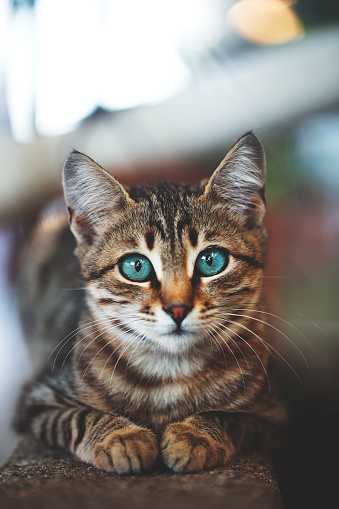
#> input picture cat.jpg, 339 x 509 px
$ python read03.py
#> lines starting #> are read from the running program, lines starting #| are printed output that depends on the picture
import cv2 as cv
#resizing and cropping of an image
img = cv.imread('cat.jpg')
#> img is the input picture: shape (509, 339, 3); mean B, G, R 123.8, 129.2, 134.8
print(img.shape)
#| (509, 339, 3)

imgResize = cv.resize(img,(200,300))
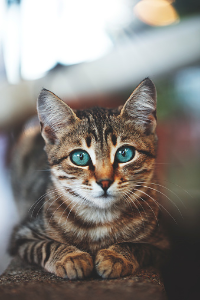
#> imgResize: shape (300, 200, 3); mean B, G, R 123.7, 129.1, 134.7
print(imgResize.shape)
#| (300, 200, 3)

imgCrop = img[0:500,100:300]
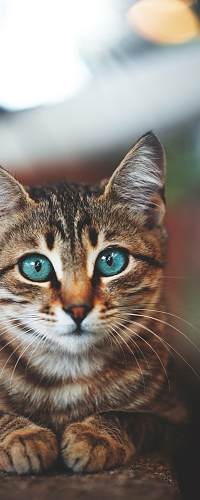
#> imgCrop: shape (500, 200, 3); mean B, G, R 120.3, 128.6, 137.8

cv.imshow('img',img)
cv.imshow('cat_resized',imgResize)
cv.imshow('cropped',imgCrop)
cv.waitKey(0)

$ run again, with car.jpg copied over cat.jpg
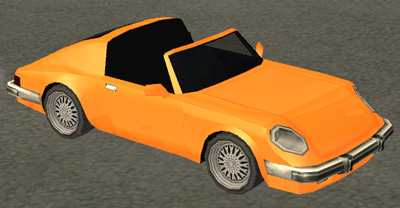
#> input picture car.jpg, 400 x 208 px
#> img is the input picture: shape (208, 400, 3); mean B, G, R 64.3, 103.5, 135.3
#| (208, 400, 3)
#> `imgResize = cv.resize(img,(200,300))`:
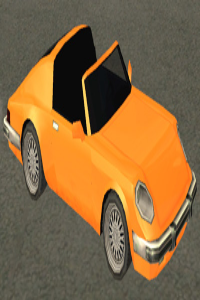
#> imgResize: shape (300, 200, 3); mean B, G, R 64.2, 103.3, 135.2
#| (300, 200, 3)
#> `imgCrop = img[0:500,100:300]`:
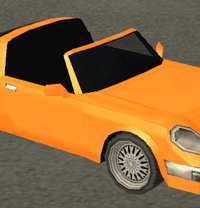
#> imgCrop: shape (208, 200, 3); mean B, G, R 57.5, 101.6, 139
